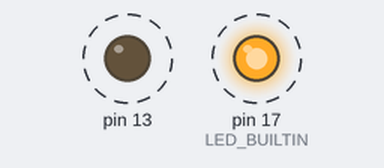
Bench run of a sketch on a simulated SparkFun Pro Micro, built with avr-gcc and run on an emulated ATmega32U4. Shown: output pins drawn as LEDs (lit = HIGH). Dashed ring = blinking.

Above: at 0.6 s.
Timing chart, 0 to 3.0 s (numbered marks = the images above):
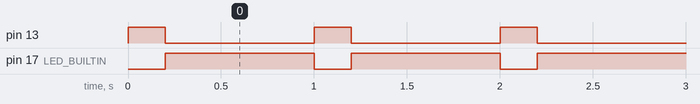

The sketch:

blink.ino
```cpp
// Мигание светодиодом для проверки прошивки.
// Leonardo/Uno/Nano/Mega: светодиод L (пин 13).
// Pro Micro: на пине 13 светодиода нет — мигает светодиод RX (жёлтый/зелёный у разъёма USB).
#ifndef LED_BUILTIN
#define LED_BUILTIN 2
#endif

void led(bool on) {
  digitalWrite(LED_BUILTIN, on);
#ifdef LED_BUILTIN_RX
  digitalWrite(LED_BUILTIN_RX, !on);  // RX-светодиод 32U4 включается низким уровнем
#endif
}

void setup() {
  pinMode(LED_BUILTIN, OUTPUT);
#ifdef LED_BUILTIN_RX
  pinMode(LED_BUILTIN_RX, OUTPUT);
#endif
}

void loop() {
  led(true);
  delay(200);
  led(false);
  delay(800);
}
```

Measured:
- by itself, pin 13: alternates HIGH for 0.20 s and LOW for 0.80 s
- by itself, pin 17 (LED_BUILTIN): alternates HIGH for 0.80 s and LOW for 0.20 s
